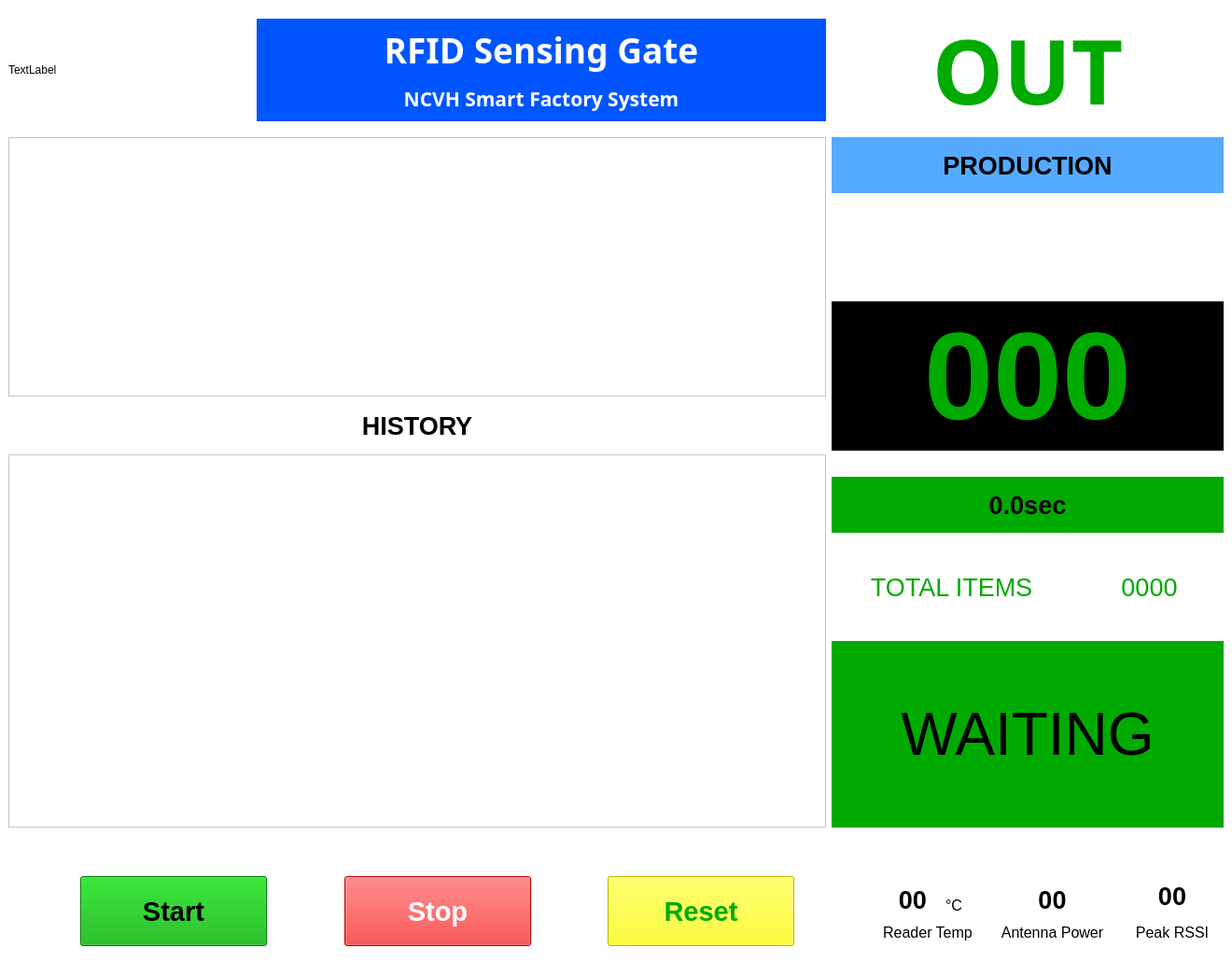
<?xml version="1.0" encoding="UTF-8"?>
<ui version="4.0">
 <class>MainWindow</class>
 <widget class="QMainWindow" name="MainWindow">
  <property name="geometry">
   <rect>
    <x>0</x>
    <y>0</y>
    <width>1320</width>
    <height>1045</height>
   </rect>
  </property>
  <property name="windowTitle">
   <string>MainWindow</string>
  </property>
  <property name="styleSheet">
   <string notr="true">background-color:rgb(255, 255, 255);</string>
  </property>
  <widget class="QWidget" name="centralwidget">
   <layout class="QGridLayout" name="gridLayout">
    <item row="0" column="0">
     <layout class="QVBoxLayout" name="verticalLayout_7">
      <item>
       <layout class="QHBoxLayout" name="horizontalLayout_4">
        <item>
         <widget class="QLabel" name="lbLogo">
          <property name="sizePolicy">
           <sizepolicy hsizetype="Fixed" vsizetype="Fixed">
            <horstretch>0</horstretch>
            <verstretch>0</verstretch>
           </sizepolicy>
          </property>
          <property name="minimumSize">
           <size>
            <width>260</width>
            <height>110</height>
           </size>
          </property>
          <property name="maximumSize">
           <size>
            <width>260</width>
            <height>110</height>
           </size>
          </property>
          <property name="text">
           <string>TextLabel</string>
          </property>
          <property name="scaledContents">
           <bool>true</bool>
          </property>
         </widget>
        </item>
        <item>
         <widget class="QLabel" name="label_4">
          <property name="sizePolicy">
           <sizepolicy hsizetype="Expanding" vsizetype="Fixed">
            <horstretch>0</horstretch>
            <verstretch>0</verstretch>
           </sizepolicy>
          </property>
          <property name="minimumSize">
           <size>
            <width>600</width>
            <height>110</height>
           </size>
          </property>
          <property name="maximumSize">
           <size>
            <width>16777215</width>
            <height>16777215</height>
           </size>
          </property>
          <property name="font">
           <font>
            <family>Britannic Bold</family>
            <pointsize>44</pointsize>
            <weight>75</weight>
            <italic>false</italic>
            <bold>true</bold>
           </font>
          </property>
          <property name="styleSheet">
           <string notr="true">background-color:rgb(0, 85, 255);
color:rgb(255, 255, 255)</string>
          </property>
          <property name="text">
           <string>&lt;html&gt;&lt;head/&gt;&lt;body&gt;&lt;p&gt;&lt;span style=&quot; font-size:28pt;&quot;&gt;RFID Sensing Gate&lt;/span&gt;&lt;/p&gt;&lt;p&gt;&lt;span style=&quot; font-size:16pt;&quot;&gt;NCVH Smart Factory System&lt;/span&gt;&lt;/p&gt;&lt;/body&gt;&lt;/html&gt;</string>
          </property>
          <property name="alignment">
           <set>Qt::AlignCenter</set>
          </property>
         </widget>
        </item>
        <item>
         <widget class="QLabel" name="label_6">
          <property name="sizePolicy">
           <sizepolicy hsizetype="Fixed" vsizetype="Fixed">
            <horstretch>0</horstretch>
            <verstretch>0</verstretch>
           </sizepolicy>
          </property>
          <property name="minimumSize">
           <size>
            <width>420</width>
            <height>110</height>
           </size>
          </property>
          <property name="maximumSize">
           <size>
            <width>16777215</width>
            <height>16777215</height>
           </size>
          </property>
          <property name="font">
           <font>
            <family>Britannic Bold</family>
            <pointsize>44</pointsize>
            <weight>75</weight>
            <italic>false</italic>
            <bold>true</bold>
           </font>
          </property>
          <property name="styleSheet">
           <string notr="true">background-color:rgb(255, 255, 255);
color:rgb(0, 170, 0)</string>
          </property>
          <property name="text">
           <string>&lt;html&gt;&lt;head/&gt;&lt;body&gt;&lt;p&gt;&lt;span style=&quot; font-size:72pt;&quot;&gt;OUT&lt;/span&gt;&lt;/p&gt;&lt;/body&gt;&lt;/html&gt;</string>
          </property>
          <property name="alignment">
           <set>Qt::AlignCenter</set>
          </property>
         </widget>
        </item>
       </layout>
      </item>
      <item>
       <layout class="QHBoxLayout" name="horizontalLayout_5">
        <item>
         <layout class="QVBoxLayout" name="verticalLayout">
          <item>
           <widget class="QTableView" name="tableView">
            <property name="sizePolicy">
             <sizepolicy hsizetype="Expanding" vsizetype="Expanding">
              <horstretch>0</horstretch>
              <verstretch>0</verstretch>
             </sizepolicy>
            </property>
            <property name="minimumSize">
             <size>
              <width>860</width>
              <height>250</height>
             </size>
            </property>
            <property name="maximumSize">
             <size>
              <width>16777215</width>
              <height>16777215</height>
             </size>
            </property>
            <attribute name="horizontalHeaderCascadingSectionResizes">
             <bool>false</bool>
            </attribute>
            <attribute name="horizontalHeaderDefaultSectionSize">
             <number>75</number>
            </attribute>
           </widget>
          </item>
          <item>
           <widget class="QLabel" name="lbLogo_2">
            <property name="sizePolicy">
             <sizepolicy hsizetype="Expanding" vsizetype="Fixed">
              <horstretch>0</horstretch>
              <verstretch>0</verstretch>
             </sizepolicy>
            </property>
            <property name="minimumSize">
             <size>
              <width>860</width>
              <height>50</height>
             </size>
            </property>
            <property name="maximumSize">
             <size>
              <width>16777215</width>
              <height>16777215</height>
             </size>
            </property>
            <property name="font">
             <font>
              <pointsize>20</pointsize>
              <weight>75</weight>
              <bold>true</bold>
             </font>
            </property>
            <property name="text">
             <string>HISTORY</string>
            </property>
            <property name="scaledContents">
             <bool>true</bool>
            </property>
            <property name="alignment">
             <set>Qt::AlignCenter</set>
            </property>
           </widget>
          </item>
          <item>
           <widget class="QTableView" name="tableView_2">
            <property name="sizePolicy">
             <sizepolicy hsizetype="Expanding" vsizetype="Expanding">
              <horstretch>0</horstretch>
              <verstretch>0</verstretch>
             </sizepolicy>
            </property>
            <property name="minimumSize">
             <size>
              <width>860</width>
              <height>400</height>
             </size>
            </property>
            <property name="maximumSize">
             <size>
              <width>16777215</width>
              <height>16777215</height>
             </size>
            </property>
            <attribute name="horizontalHeaderCascadingSectionResizes">
             <bool>false</bool>
            </attribute>
            <attribute name="horizontalHeaderDefaultSectionSize">
             <number>75</number>
            </attribute>
           </widget>
          </item>
         </layout>
        </item>
        <item>
         <layout class="QVBoxLayout" name="verticalLayout_2">
          <item>
           <widget class="QLabel" name="label">
            <property name="sizePolicy">
             <sizepolicy hsizetype="Fixed" vsizetype="Fixed">
              <horstretch>0</horstretch>
              <verstretch>0</verstretch>
             </sizepolicy>
            </property>
            <property name="minimumSize">
             <size>
              <width>420</width>
              <height>60</height>
             </size>
            </property>
            <property name="maximumSize">
             <size>
              <width>420</width>
              <height>60</height>
             </size>
            </property>
            <property name="font">
             <font>
              <pointsize>20</pointsize>
              <weight>75</weight>
              <bold>true</bold>
             </font>
            </property>
            <property name="styleSheet">
             <string notr="true">background-color:rgb(85, 170, 255)</string>
            </property>
            <property name="text">
             <string>PRODUCTION</string>
            </property>
            <property name="alignment">
             <set>Qt::AlignCenter</set>
            </property>
           </widget>
          </item>
          <item>
           <spacer name="verticalSpacer_5">
            <property name="orientation">
             <enum>Qt::Vertical</enum>
            </property>
            <property name="sizeHint" stdset="0">
             <size>
              <width>19</width>
              <height>13</height>
             </size>
            </property>
           </spacer>
          </item>
          <item>
           <widget class="QLabel" name="lbConnectStatus">
            <property name="sizePolicy">
             <sizepolicy hsizetype="Fixed" vsizetype="Fixed">
              <horstretch>0</horstretch>
              <verstretch>0</verstretch>
             </sizepolicy>
            </property>
            <property name="minimumSize">
             <size>
              <width>420</width>
              <height>60</height>
             </size>
            </property>
            <property name="maximumSize">
             <size>
              <width>420</width>
              <height>60</height>
             </size>
            </property>
            <property name="font">
             <font>
              <pointsize>20</pointsize>
              <weight>75</weight>
              <bold>true</bold>
             </font>
            </property>
            <property name="text">
             <string/>
            </property>
            <property name="alignment">
             <set>Qt::AlignCenter</set>
            </property>
           </widget>
          </item>
          <item>
           <spacer name="verticalSpacer">
            <property name="orientation">
             <enum>Qt::Vertical</enum>
            </property>
            <property name="sizeHint" stdset="0">
             <size>
              <width>19</width>
              <height>13</height>
             </size>
            </property>
           </spacer>
          </item>
          <item>
           <widget class="QLabel" name="lbInventoryQuantity">
            <property name="sizePolicy">
             <sizepolicy hsizetype="Fixed" vsizetype="Fixed">
              <horstretch>0</horstretch>
              <verstretch>0</verstretch>
             </sizepolicy>
            </property>
            <property name="minimumSize">
             <size>
              <width>420</width>
              <height>160</height>
             </size>
            </property>
            <property name="maximumSize">
             <size>
              <width>420</width>
              <height>160</height>
             </size>
            </property>
            <property name="font">
             <font>
              <pointsize>100</pointsize>
              <weight>75</weight>
              <italic>false</italic>
              <bold>true</bold>
             </font>
            </property>
            <property name="styleSheet">
             <string notr="true">background-color:rgb(0, 0, 0);
color:rgb(0, 170, 0)</string>
            </property>
            <property name="text">
             <string>000</string>
            </property>
            <property name="scaledContents">
             <bool>false</bool>
            </property>
            <property name="alignment">
             <set>Qt::AlignCenter</set>
            </property>
            <property name="wordWrap">
             <bool>false</bool>
            </property>
           </widget>
          </item>
          <item>
           <spacer name="verticalSpacer_2">
            <property name="orientation">
             <enum>Qt::Vertical</enum>
            </property>
            <property name="sizeHint" stdset="0">
             <size>
              <width>19</width>
              <height>13</height>
             </size>
            </property>
           </spacer>
          </item>
          <item>
           <widget class="QLabel" name="lbTime">
            <property name="sizePolicy">
             <sizepolicy hsizetype="Fixed" vsizetype="Fixed">
              <horstretch>0</horstretch>
              <verstretch>0</verstretch>
             </sizepolicy>
            </property>
            <property name="minimumSize">
             <size>
              <width>420</width>
              <height>60</height>
             </size>
            </property>
            <property name="maximumSize">
             <size>
              <width>420</width>
              <height>60</height>
             </size>
            </property>
            <property name="font">
             <font>
              <pointsize>20</pointsize>
              <weight>75</weight>
              <bold>true</bold>
              <kerning>false</kerning>
             </font>
            </property>
            <property name="styleSheet">
             <string notr="true">background-color:rgb(0, 170, 0);
color:rgb(0, 0, 0)</string>
            </property>
            <property name="text">
             <string>0.0sec</string>
            </property>
            <property name="alignment">
             <set>Qt::AlignCenter</set>
            </property>
           </widget>
          </item>
          <item>
           <spacer name="verticalSpacer_3">
            <property name="orientation">
             <enum>Qt::Vertical</enum>
            </property>
            <property name="sizeHint" stdset="0">
             <size>
              <width>19</width>
              <height>13</height>
             </size>
            </property>
           </spacer>
          </item>
          <item>
           <layout class="QHBoxLayout" name="horizontalLayout">
            <item>
             <widget class="QLabel" name="lbTime_2">
              <property name="sizePolicy">
               <sizepolicy hsizetype="Fixed" vsizetype="Fixed">
                <horstretch>0</horstretch>
                <verstretch>0</verstretch>
               </sizepolicy>
              </property>
              <property name="minimumSize">
               <size>
                <width>255</width>
                <height>60</height>
               </size>
              </property>
              <property name="maximumSize">
               <size>
                <width>255</width>
                <height>60</height>
               </size>
              </property>
              <property name="font">
               <font>
                <pointsize>20</pointsize>
                <weight>50</weight>
                <bold>false</bold>
               </font>
              </property>
              <property name="styleSheet">
               <string notr="true">background-color:rgb(255, 255, 255);
color:rgb(0, 170, 0)</string>
              </property>
              <property name="text">
               <string>TOTAL ITEMS</string>
              </property>
              <property name="alignment">
               <set>Qt::AlignCenter</set>
              </property>
             </widget>
            </item>
            <item>
             <widget class="QLabel" name="lbTotalQuantity">
              <property name="sizePolicy">
               <sizepolicy hsizetype="Fixed" vsizetype="Fixed">
                <horstretch>0</horstretch>
                <verstretch>0</verstretch>
               </sizepolicy>
              </property>
              <property name="minimumSize">
               <size>
                <width>155</width>
                <height>60</height>
               </size>
              </property>
              <property name="maximumSize">
               <size>
                <width>155</width>
                <height>60</height>
               </size>
              </property>
              <property name="font">
               <font>
                <pointsize>20</pointsize>
                <weight>50</weight>
                <bold>false</bold>
               </font>
              </property>
              <property name="styleSheet">
               <string notr="true">background-color:rgb(255, 255, 255);
color:rgb(0, 170, 0)</string>
              </property>
              <property name="text">
               <string>0000</string>
              </property>
              <property name="alignment">
               <set>Qt::AlignCenter</set>
              </property>
             </widget>
            </item>
           </layout>
          </item>
          <item>
           <spacer name="verticalSpacer_4">
            <property name="orientation">
             <enum>Qt::Vertical</enum>
            </property>
            <property name="sizeHint" stdset="0">
             <size>
              <width>19</width>
              <height>13</height>
             </size>
            </property>
           </spacer>
          </item>
          <item>
           <widget class="QLabel" name="lbGate">
            <property name="sizePolicy">
             <sizepolicy hsizetype="Fixed" vsizetype="Expanding">
              <horstretch>0</horstretch>
              <verstretch>0</verstretch>
             </sizepolicy>
            </property>
            <property name="minimumSize">
             <size>
              <width>420</width>
              <height>200</height>
             </size>
            </property>
            <property name="maximumSize">
             <size>
              <width>420</width>
              <height>16777215</height>
             </size>
            </property>
            <property name="font">
             <font>
              <pointsize>48</pointsize>
             </font>
            </property>
            <property name="styleSheet">
             <string notr="true">background-color:rgb(0, 170, 0);</string>
            </property>
            <property name="text">
             <string>WAITING</string>
            </property>
            <property name="scaledContents">
             <bool>false</bool>
            </property>
            <property name="alignment">
             <set>Qt::AlignCenter</set>
            </property>
           </widget>
          </item>
         </layout>
        </item>
       </layout>
      </item>
      <item>
       <layout class="QVBoxLayout" name="verticalLayout_6">
        <item>
         <widget class="QLabel" name="lbAppStatus">
          <property name="sizePolicy">
           <sizepolicy hsizetype="Expanding" vsizetype="Fixed">
            <horstretch>0</horstretch>
            <verstretch>0</verstretch>
           </sizepolicy>
          </property>
          <property name="minimumSize">
           <size>
            <width>700</width>
            <height>40</height>
           </size>
          </property>
          <property name="maximumSize">
           <size>
            <width>16777215</width>
            <height>40</height>
           </size>
          </property>
          <property name="font">
           <font>
            <pointsize>16</pointsize>
           </font>
          </property>
          <property name="text">
           <string/>
          </property>
          <property name="alignment">
           <set>Qt::AlignCenter</set>
          </property>
         </widget>
        </item>
        <item>
         <layout class="QHBoxLayout" name="horizontalLayout_3">
          <item>
           <spacer name="horizontalSpacer">
            <property name="orientation">
             <enum>Qt::Horizontal</enum>
            </property>
            <property name="sizeHint" stdset="0">
             <size>
              <width>40</width>
              <height>20</height>
             </size>
            </property>
           </spacer>
          </item>
          <item>
           <widget class="QPushButton" name="btnInventoryStart">
            <property name="sizePolicy">
             <sizepolicy hsizetype="Fixed" vsizetype="Fixed">
              <horstretch>0</horstretch>
              <verstretch>0</verstretch>
             </sizepolicy>
            </property>
            <property name="minimumSize">
             <size>
              <width>200</width>
              <height>75</height>
             </size>
            </property>
            <property name="maximumSize">
             <size>
              <width>200</width>
              <height>75</height>
             </size>
            </property>
            <property name="font">
             <font>
              <pointsize>22</pointsize>
              <weight>75</weight>
              <bold>true</bold>
             </font>
            </property>
            <property name="layoutDirection">
             <enum>Qt::LeftToRight</enum>
            </property>
            <property name="styleSheet">
             <string notr="true">background-color:rgb(0, 170, 0)</string>
            </property>
            <property name="text">
             <string>Start</string>
            </property>
           </widget>
          </item>
          <item>
           <spacer name="horizontalSpacer_3">
            <property name="orientation">
             <enum>Qt::Horizontal</enum>
            </property>
            <property name="sizeHint" stdset="0">
             <size>
              <width>40</width>
              <height>20</height>
             </size>
            </property>
           </spacer>
          </item>
          <item>
           <widget class="QPushButton" name="btnInventoryStop">
            <property name="sizePolicy">
             <sizepolicy hsizetype="Fixed" vsizetype="Fixed">
              <horstretch>0</horstretch>
              <verstretch>0</verstretch>
             </sizepolicy>
            </property>
            <property name="minimumSize">
             <size>
              <width>200</width>
              <height>75</height>
             </size>
            </property>
            <property name="maximumSize">
             <size>
              <width>200</width>
              <height>75</height>
             </size>
            </property>
            <property name="font">
             <font>
              <pointsize>22</pointsize>
              <weight>75</weight>
              <bold>true</bold>
             </font>
            </property>
            <property name="autoFillBackground">
             <bool>false</bool>
            </property>
            <property name="styleSheet">
             <string notr="true">background-color:rgb(255, 0, 0);
color:rgb(255, 255, 255)</string>
            </property>
            <property name="text">
             <string>Stop</string>
            </property>
           </widget>
          </item>
          <item>
           <spacer name="horizontalSpacer_4">
            <property name="orientation">
             <enum>Qt::Horizontal</enum>
            </property>
            <property name="sizeHint" stdset="0">
             <size>
              <width>40</width>
              <height>20</height>
             </size>
            </property>
           </spacer>
          </item>
          <item>
           <widget class="QPushButton" name="btnInventoryReset">
            <property name="sizePolicy">
             <sizepolicy hsizetype="Fixed" vsizetype="Fixed">
              <horstretch>0</horstretch>
              <verstretch>0</verstretch>
             </sizepolicy>
            </property>
            <property name="minimumSize">
             <size>
              <width>200</width>
              <height>75</height>
             </size>
            </property>
            <property name="maximumSize">
             <size>
              <width>200</width>
              <height>75</height>
             </size>
            </property>
            <property name="font">
             <font>
              <pointsize>22</pointsize>
              <weight>75</weight>
              <bold>true</bold>
             </font>
            </property>
            <property name="styleSheet">
             <string notr="true">background-color:rgb(255, 255, 0);
color:rgb(0, 170, 0)</string>
            </property>
            <property name="text">
             <string>Reset</string>
            </property>
           </widget>
          </item>
          <item>
           <spacer name="horizontalSpacer_7">
            <property name="orientation">
             <enum>Qt::Horizontal</enum>
            </property>
            <property name="sizeHint" stdset="0">
             <size>
              <width>40</width>
              <height>38</height>
             </size>
            </property>
           </spacer>
          </item>
          <item>
           <layout class="QVBoxLayout" name="verticalLayout_3">
            <item>
             <layout class="QHBoxLayout" name="horizontalLayout_2">
              <item>
               <widget class="QLabel" name="lbReaderTemp">
                <property name="sizePolicy">
                 <sizepolicy hsizetype="Fixed" vsizetype="Fixed">
                  <horstretch>0</horstretch>
                  <verstretch>0</verstretch>
                 </sizepolicy>
                </property>
                <property name="minimumSize">
                 <size>
                  <width>45</width>
                  <height>40</height>
                 </size>
                </property>
                <property name="maximumSize">
                 <size>
                  <width>45</width>
                  <height>40</height>
                 </size>
                </property>
                <property name="font">
                 <font>
                  <pointsize>20</pointsize>
                  <weight>75</weight>
                  <bold>true</bold>
                 </font>
                </property>
                <property name="text">
                 <string>00</string>
                </property>
                <property name="alignment">
                 <set>Qt::AlignBottom|Qt::AlignRight|Qt::AlignTrailing</set>
                </property>
               </widget>
              </item>
              <item>
               <widget class="QLabel" name="label_3">
                <property name="sizePolicy">
                 <sizepolicy hsizetype="Fixed" vsizetype="Fixed">
                  <horstretch>25</horstretch>
                  <verstretch>40</verstretch>
                 </sizepolicy>
                </property>
                <property name="minimumSize">
                 <size>
                  <width>25</width>
                  <height>40</height>
                 </size>
                </property>
                <property name="maximumSize">
                 <size>
                  <width>25</width>
                  <height>40</height>
                 </size>
                </property>
                <property name="font">
                 <font>
                  <pointsize>12</pointsize>
                 </font>
                </property>
                <property name="text">
                 <string>°C</string>
                </property>
                <property name="alignment">
                 <set>Qt::AlignBottom|Qt::AlignLeading|Qt::AlignLeft</set>
                </property>
               </widget>
              </item>
             </layout>
            </item>
            <item>
             <widget class="QLabel" name="label_2">
              <property name="sizePolicy">
               <sizepolicy hsizetype="Fixed" vsizetype="Fixed">
                <horstretch>0</horstretch>
                <verstretch>0</verstretch>
               </sizepolicy>
              </property>
              <property name="minimumSize">
               <size>
                <width>120</width>
                <height>24</height>
               </size>
              </property>
              <property name="maximumSize">
               <size>
                <width>120</width>
                <height>24</height>
               </size>
              </property>
              <property name="font">
               <font>
                <pointsize>12</pointsize>
               </font>
              </property>
              <property name="text">
               <string>Reader Temp</string>
              </property>
              <property name="alignment">
               <set>Qt::AlignCenter</set>
              </property>
             </widget>
            </item>
           </layout>
          </item>
          <item>
           <layout class="QVBoxLayout" name="verticalLayout_4">
            <item>
             <widget class="QLabel" name="lbAntennaPower">
              <property name="sizePolicy">
               <sizepolicy hsizetype="Fixed" vsizetype="Fixed">
                <horstretch>0</horstretch>
                <verstretch>0</verstretch>
               </sizepolicy>
              </property>
              <property name="minimumSize">
               <size>
                <width>135</width>
                <height>40</height>
               </size>
              </property>
              <property name="maximumSize">
               <size>
                <width>135</width>
                <height>40</height>
               </size>
              </property>
              <property name="font">
               <font>
                <pointsize>20</pointsize>
                <weight>75</weight>
                <bold>true</bold>
               </font>
              </property>
              <property name="text">
               <string>00</string>
              </property>
              <property name="alignment">
               <set>Qt::AlignBottom|Qt::AlignHCenter</set>
              </property>
             </widget>
            </item>
            <item>
             <widget class="QLabel" name="label_5">
              <property name="sizePolicy">
               <sizepolicy hsizetype="Fixed" vsizetype="Fixed">
                <horstretch>0</horstretch>
                <verstretch>0</verstretch>
               </sizepolicy>
              </property>
              <property name="minimumSize">
               <size>
                <width>135</width>
                <height>24</height>
               </size>
              </property>
              <property name="maximumSize">
               <size>
                <width>135</width>
                <height>24</height>
               </size>
              </property>
              <property name="font">
               <font>
                <pointsize>12</pointsize>
               </font>
              </property>
              <property name="text">
               <string>Antenna Power</string>
              </property>
              <property name="alignment">
               <set>Qt::AlignCenter</set>
              </property>
             </widget>
            </item>
           </layout>
          </item>
          <item>
           <layout class="QVBoxLayout" name="verticalLayout_5">
            <item>
             <widget class="QLabel" name="lbRSSI">
              <property name="sizePolicy">
               <sizepolicy hsizetype="Fixed" vsizetype="Fixed">
                <horstretch>0</horstretch>
                <verstretch>0</verstretch>
               </sizepolicy>
              </property>
              <property name="minimumSize">
               <size>
                <width>110</width>
                <height>40</height>
               </size>
              </property>
              <property name="maximumSize">
               <size>
                <width>110</width>
                <height>40</height>
               </size>
              </property>
              <property name="font">
               <font>
                <pointsize>20</pointsize>
                <weight>75</weight>
                <bold>true</bold>
               </font>
              </property>
              <property name="text">
               <string>00</string>
              </property>
              <property name="alignment">
               <set>Qt::AlignCenter</set>
              </property>
             </widget>
            </item>
            <item>
             <widget class="QLabel" name="label_7">
              <property name="sizePolicy">
               <sizepolicy hsizetype="Fixed" vsizetype="Fixed">
                <horstretch>0</horstretch>
                <verstretch>0</verstretch>
               </sizepolicy>
              </property>
              <property name="minimumSize">
               <size>
                <width>110</width>
                <height>24</height>
               </size>
              </property>
              <property name="maximumSize">
               <size>
                <width>110</width>
                <height>24</height>
               </size>
              </property>
              <property name="font">
               <font>
                <pointsize>12</pointsize>
               </font>
              </property>
              <property name="text">
               <string>Peak RSSI</string>
              </property>
              <property name="alignment">
               <set>Qt::AlignCenter</set>
              </property>
             </widget>
            </item>
           </layout>
          </item>
         </layout>
        </item>
       </layout>
      </item>
     </layout>
    </item>
   </layout>
  </widget>
  <widget class="QMenuBar" name="menubar">
   <property name="geometry">
    <rect>
     <x>0</x>
     <y>0</y>
     <width>1320</width>
     <height>26</height>
    </rect>
   </property>
  </widget>
  <widget class="QStatusBar" name="statusbar"/>
 </widget>
 <resources/>
 <connections/>
</ui>
